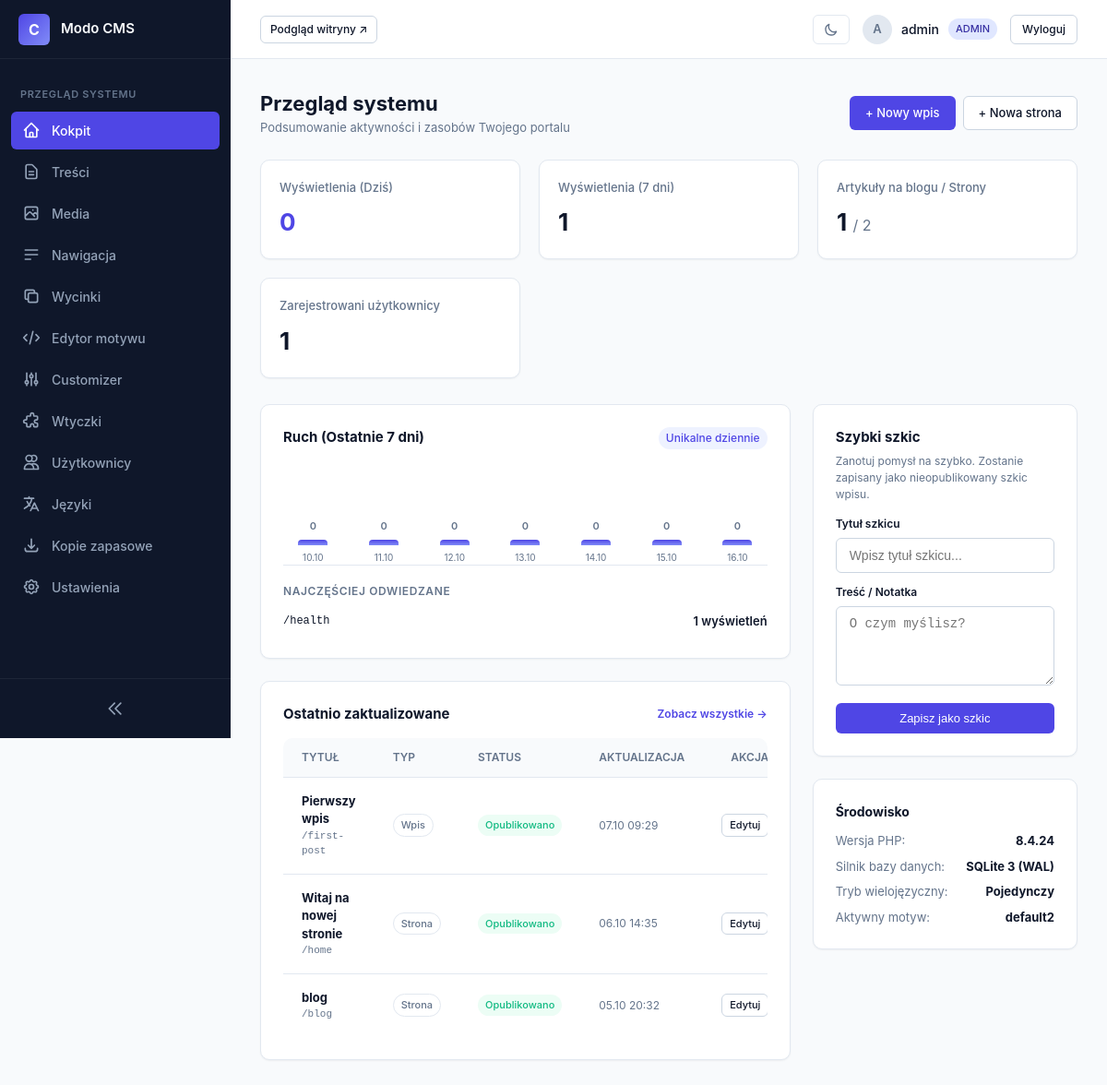
/admin/index.php (signed in), run on the app's committed database.
### tables this page shows
CREATE TABLE pages (
                    id INTEGER PRIMARY KEY AUTOINCREMENT,
                    parent_id INTEGER DEFAULT 0,
                    slug TEXT NOT NULL,
                    title TEXT NOT NULL,
                    content TEXT,
                    type TEXT NOT NULL DEFAULT 'page',
                    status TEXT DEFAULT 'published',
                    lang TEXT NOT NULL DEFAULT 'en',
                    translation_group TEXT NOT NULL,
                    featured_image TEXT,
                    meta_title TEXT,
                    meta_description TEXT,
                    author_id INTEGER REFERENCES users(id) ON DELETE SET NULL,
                    created_at DATETIME DEFAULT CURRENT_TIMESTAMP,
                    updated_at DATETIME DEFAULT CURRENT_TIMESTAMP
                );

CREATE TABLE settings (key TEXT PRIMARY KEY, value TEXT);

### core/Security.php (called while the page is built, shortened)
<?php
final class Security {
    public static function sanitize(string $data): string {
        return htmlspecialchars(trim($data), ENT_QUOTES, 'UTF-8');
    }
}

### core/Router.php (called while the page is built, shortened)
<?php
final class Router {
    public static function getOption(string $configurationKey, string $defaultFallback = ''): string {
        $database = Database::getConnection();
        $statement = $database->prepare("SELECT value FROM settings WHERE key = :key LIMIT 1");
        $statement->execute([':key' => $configurationKey]);
        $resultRow = $statement->fetch();
        return $resultRow ? (string)$resultRow['value'] : $defaultFallback;
    }
}

### admin/index.php (the view, shortened to what this page needs)
<?php
require_once __DIR__ . '/views/header.php';
$db = Database::getConnection();
$totalPages = (int)$db->query("SELECT COUNT(*) FROM pages WHERE type = 'page'")->fetchColumn();
$totalPosts = (int)$db->query("SELECT COUNT(*) FROM pages WHERE type = 'post'")->fetchColumn();
$totalUsers = (int)$db->query("SELECT COUNT(*) FROM users")->fetchColumn();
$todayVisits = (int)$db->query("SELECT COUNT(*) FROM visits WHERE visited_at = DATE('now')")->fetchColumn();
$weekVisits  = (int)$db->query("SELECT COUNT(*) FROM visits WHERE visited_at >= DATE('now', '-6 days')")->fetchColumn();
$chartQuery = $db->query("
    SELECT d.dt as date, COUNT(v.id) as count
    FROM (
        SELECT DATE('now', '-6 days') as dt UNION ALL
        SELECT DATE('now', '-5 days') UNION ALL
        SELECT DATE('now', '-4 days') UNION ALL
        SELECT DATE('now', '-3 days') UNION ALL
        SELECT DATE('now', '-2 days') UNION ALL
        SELECT DATE('now', '-1 days') UNION ALL
        SELECT DATE('now')
    ) d
    LEFT JOIN visits v ON v.visited_at = d.dt
    GROUP BY d.dt ORDER BY d.dt ASC
");
$chartData = $chartQuery->fetchAll();
$topPages = $db->query("
    SELECT path, COUNT(*) as hits
    FROM visits
    WHERE visited_at >= DATE('now', '-6 days')
    GROUP BY path
    ORDER BY hits DESC
    LIMIT 5
")->fetchAll();
$recentContent = $db->query("
    SELECT p.id, p.title, p.slug, p.type, p.status, p.updated_at, u.username as author_name
    FROM pages p
    LEFT JOIN users u ON p.author_id = u.id
    ORDER BY p.updated_at DESC
    LIMIT 6
")->fetchAll();
?>
<div class="page-header">
    <div>
        <h1 class="page-title"><?= _e('System Overview') ?></h1>
        <p style="color: var(--text-muted); font-size: 13px;"><?= _e('Summary of your website activity and resources') ?></p>
    </div>
    <div style="display:flex; gap: 8px;">
        <a href="page-edit.php?type=post" class="btn btn-primary">+ <?= _e('New Post') ?></a>
        <a href="page-edit.php?type=page" class="btn btn-secondary">+ <?= _e('New Page') ?></a>
    </div>
</div>
<div class="metrics-grid">
    <div class="metric-card">
        <span class="metric-label"><?= _e('Pageviews (Today)') ?></span>
        <span class="metric-value" style="color: var(--primary);"><?= $todayVisits ?></span>
    </div>
    <div class="metric-card">
        <span class="metric-label"><?= _e('Pageviews (7 Days)') ?></span>
        <span class="metric-value"><?= $weekVisits ?></span>
    </div>
    <div class="metric-card">
        <span class="metric-label"><?= _e('Blog Posts') ?> / <?= _e('Pages') ?></span>
        <span class="metric-value"><?= $totalPosts ?> <span style="font-size:16px; font-weight:normal; color:var(--text-muted);">/ <?= $totalPages ?></span></span>
    </div>
    <div class="metric-card">
        <span class="metric-label"><?= _e('Registered Users') ?></span>
        <span class="metric-value"><?= $totalUsers ?></span>
    </div>
</div>
<div class="dashboard-layout">
    <div>
        <div class="card">
            <div style="display:flex; justify-content:space-between; align-items:center; margin-bottom: 16px;">
                <h2 style="font-size: 15px; font-weight: 700; color: var(--text-main); margin: 0;"><?= _e('Traffic (Last 7 Days)') ?></h2>
                <span class="badge" style="background: var(--primary-subtle); color: var(--primary);"><?= _e('Daily Unique') ?></span>
            </div>
            <?php
            $maxVisits = 1;
            ?>
            <div class="dashboard-chart" style="display: flex; align-items: flex-end; gap: 12px; height: 110px; padding-top: 15px; border-bottom: 1px solid var(--border-subtle);">
                <?php foreach ($chartData as $bar):
                    $h = max(6, (int)(($bar['count'] / $maxVisits) * 85));
                    $dayLabel = date('d.m', strtotime($bar['date']));
                ?>
                    <div style="flex: 1; display: flex; flex-direction: column; align-items: center; gap: 6px; height: 100%; justify-content: flex-end;">
                        <span style="font-size: 11px; font-weight: 600; color: var(--text-muted);"><?= $bar['count'] ?></span>
                        <div style="width: 100%; max-width: 32px; height: <?= $h ?>px; background: linear-gradient(180deg, var(--primary), #818cf8); border-radius: 4px 4px 0 0;" title="<?= $bar['date'] ?>: <?= $bar['count'] ?> views"></div>
                        <span style="font-size: 10px; color: var(--text-muted);"><?= $dayLabel ?></span>
                    </div>
                <?php endforeach; ?>
            </div>
            <div style="margin-top: 16px;">
                <span style="font-size: 12px; font-weight: 600; color: var(--text-muted); text-transform: uppercase; letter-spacing: 0.05em;"><?= _e('Top Visited Pages') ?></span>
                <table class="pro-table" style="margin-top: 8px;">
                    <tbody>
                        <?php if (empty($topPages)): ?>
                            <tr><td style="color: var(--text-muted); font-size: 12px; padding: 12px 0; border: none;"><?= _e('No visit records available for this week.') ?></td></tr>
                        <?php else: ?>
                            <?php foreach ($topPages as $tp): ?>
                                <tr>
                                    <td style="font-family: monospace; font-size: 12px; padding: 6px 0; border: none; color: var(--text-main);"><?= Security::sanitize($tp['path']) ?></td>
                                    <td style="text-align: right; font-weight: 600; padding: 6px 0; border: none; color: var(--text-main);"><?= $tp['hits'] ?> <?= _e('views') ?></td>
                                </tr>
                            <?php endforeach; ?>
                        <?php endif; ?>
                    </tbody>
                </table>
            </div>
        </div>
        <div class="card">
            <div style="display:flex; justify-content:space-between; align-items:center; margin-bottom: 14px;">
                <h2 style="font-size: 15px; font-weight: 700; color: var(--text-main); margin: 0;"><?= _e('Recently Updated') ?></h2>
                <a href="pages.php" style="font-size: 12px; color: var(--primary); text-decoration: none; font-weight: 600;"><?= _e('View All') ?> &rarr;</a>
            </div>
            <div class="table-container" style="border: none; box-shadow: none;">
                <table class="pro-table">
                    <thead>
                        <tr>
                            <th><?= _e('Title') ?></th>
                            <th><?= _e('Type') ?></th>
                            <th><?= _e('Status') ?></th>
                            <th><?= _e('Updated') ?></th>
                            <th style="text-align: right;"><?= _e('Action') ?></th>
                        </tr>
                    </thead>
                    <tbody>
                        <?php foreach ($recentContent as $rc): ?>
                            <tr>
                                <td>
                                    <strong><a href="page-edit.php?id=<?= $rc['id'] ?>" style="color: var(--text-main); text-decoration: none;"><?= Security::sanitize($rc['title']) ?></a></strong>
                                    <div style="font-size: 11px; color: var(--text-muted); font-family: monospace;">/<?= Security::sanitize($rc['slug']) ?></div>
                                </td>
                                <td>
                                    <span class="badge" style="background: var(--bg-surface, #1e293b); color: var(--text-muted); font-size: 11px; border: 1px solid var(--border-subtle);">
                                    </span>
                                </td>
                                <td>
                                    <span class="badge <?= $rc['status'] === 'published' ? 'badge-success' : 'badge-warning' ?>" style="font-size: 11px;">
                                    </span>
                                </td>
                                <td style="font-size: 12px; color: var(--text-muted);"><?= date('d.m H:i', strtotime($rc['updated_at'])) ?></td>
                                <td style="text-align: right;">
                                    <a href="page-edit.php?id=<?= $rc['id'] ?>" class="btn btn-secondary" style="padding: 3px 8px; font-size: 11px;"><?= _e('Edit') ?></a>
                                </td>
                            </tr>
                        <?php endforeach; ?>
                    </tbody>
                </table>
            </div>
        </div>
    </div>
    <div>
        <div class="card">
            <h2 style="font-size: 15px; font-weight: 700; margin-bottom: 6px; color: var(--text-main);"><?= _e('Quick Draft') ?></h2>
            <p style="font-size: 12px; color: var(--text-muted); margin-bottom: 14px;"><?= _e('Capture an idea quickly. It will be saved as an unpublished blog post draft.') ?></p>
            <form method="POST" action="">
                <div class="form-group" style="margin-bottom: 12px;">
                    <label class="form-label" style="font-size: 12px;"><?= _e('Draft Title') ?></label>
                    <input type="text" name="draft_title" class="form-control" placeholder="<?= _e('Enter draft title...') ?>" required>
                </div>
                <div class="form-group" style="margin-bottom: 14px;">
                    <label class="form-label" style="font-size: 12px;"><?= _e('Content / Notes') ?></label>
                    <textarea name="draft_content" class="form-control" rows="4" placeholder="<?= _e('What is on your mind?') ?>"></textarea>
                </div>
                <button type="submit" class="btn btn-primary" style="width: 100%; font-size: 13px;"><?= _e('Save as Draft') ?></button>
            </form>
        </div>
        <div class="card">
            <h3 style="font-size: 14px; font-weight: 700; margin-bottom: 12px; color: var(--text-main);"><?= _e('Environment') ?></h3>
            <ul style="list-style: none; font-size: 13px; display: flex; flex-direction: column; gap: 8px; color: var(--text-muted); padding: 0; margin: 0;">
                <li style="display: flex; justify-content: space-between;">
                    <span><?= _e('PHP Version') ?>:</span> <strong style="color: var(--text-main);"><?= PHP_VERSION ?></strong>
                </li>
                <li style="display: flex; justify-content: space-between;">
                    <span><?= _e('Database Engine') ?>:</span> <strong style="color: var(--text-main);">SQLite 3 (WAL)</strong>
                </li>
                <li style="display: flex; justify-content: space-between;">
                    <span><?= _e('Multilingual Mode') ?>:</span> <strong style="color: var(--text-main);"><?= \Core\Router::getOption('multilingual_frontend') === '1' ? _e('Enabled') : _e('Single') ?></strong>
                </li>
                <li style="display: flex; justify-content: space-between;">
                    <span><?= _e('Active Theme') ?>:</span> <strong style="color: var(--text-main);"><?= htmlspecialchars(\Core\Router::getOption('active_theme', 'default'), ENT_QUOTES, 'UTF-8') ?></strong>
                </li>
            </ul>
        </div>
    </div>
</div>
<?php require_once __DIR__ . '/views/footer.php'; ?>

### core/I18n.php (shortened to what this page needs)
<?php
    final class I18n {
        private static string $frontendLang = 'en';
        private static string $adminLang = 'en';
        private static string $defaultLang = 'en';
        private static array $translations = [];
        private static array $availableLanguages = [];
        public static function init(): void {
            self::$defaultLang = class_exists('\Core\Router') ? Router::getOption('default_language', 'en') : 'en';
            $configuredLanguage = class_exists('\Core\Config') ? \Core\Config::getString('language', '') : '';
            if ($configuredLanguage !== '' && preg_match('/^[a-z0-9_-]+$/i', $configuredLanguage) === 1) {
                self::$defaultLang = strtolower($configuredLanguage);
            }
            $rawLangs = class_exists('\Core\Router') ? Router::getOption('available_languages', 'en:English,pl:Polski') : 'en:English,pl:Polski';
            self::$availableLanguages = [];
            foreach (explode(',', $rawLangs) as $pair) {
                $parts = explode(':', trim($pair));
                if (count($parts) === 2) {
                    self::$availableLanguages[trim($parts[0])] = trim($parts[1]);
                }
            }
            $configuredAdminLang = class_exists('\Core\Router') ? Router::getOption('admin_language', self::$defaultLang) : self::$defaultLang;
            if (isset($_SESSION['user_admin_lang']) && array_key_exists($_SESSION['user_admin_lang'], self::$availableLanguages)) {
                self::$adminLang = $_SESSION['user_admin_lang'];
            } elseif (array_key_exists($configuredAdminLang, self::$availableLanguages)) {
                self::$adminLang = $configuredAdminLang;
            } else {
                self::$adminLang = self::$defaultLang;
            }
        }
        private static function detectFrontendLanguage(): void {
            $isMultilingual = class_exists('\Core\Router') && Router::getOption('multilingual_frontend', '0') === '1';
            if (!$isMultilingual) {
                self::$frontendLang = self::$defaultLang;
                return;
            }
        }
        public static function loadDictionary(string $lang): void {
            $lang = preg_replace('/[^a-z0-9_-]/i', '', $lang);
            $filePath = __DIR__ . '/../languages/' . $lang . '.json';
            if (file_exists($filePath)) {
                $json = file_get_contents($filePath);
                $data = json_decode((string)$json, true);
                if (is_array($data)) {
                    self::$translations[$lang] = $data;
                    return;
                }
            }
            self::$translations[$lang] = [];
        }
        public static function translate(string $key, ?string $lang = null): string {
            if ($lang === null) {
                $isAdmin = defined('IN_ADMIN') && IN_ADMIN === true;
                $lang = $isAdmin ? self::$adminLang : self::$frontendLang;
            }
            $translated = self::$translations[$lang][$key] ?? null;
            if ($translated !== null && $translated !== '') {
                return (string)$translated;
            }
            return $key;
        }
    }
    if (!function_exists('_e')) {
        function _e(string $key, ?string $lang = null): void {
            echo htmlspecialchars(\Core\I18n::translate($key, $lang), ENT_QUOTES, 'UTF-8');
        }
    }

### data on the page
pages: title "Pierwszy wpis", slug "first-post", lang "Wpis Opublikowano Edytuj", updated_at "07.10 09:29"
pages: title "Witaj na nowej stronie", slug "home", lang "Strona Opublikowano Edytuj", updated_at "06.10 14:35"
pages: title "blog", slug "blog", lang "Strona Opublikowano Edytuj", updated_at "05.10 20:32"
settings: value "default2"

### other printed values
substr($_SESSION['user_name'] ?? 'A', 0, 1) "A"
$_SESSION['user_name'] "admin"
Auth::role() "ADMIN"
$todayVisits "0"
$weekVisits "1"
$totalPosts "1"
$totalPages "2"
$totalUsers "1"
$bar['count'] "0"
$dayLabel "10.10"
$dayLabel "11.10"
$dayLabel "12.10"
$dayLabel "13.10"
$dayLabel "14.10"
$dayLabel "15.10"
